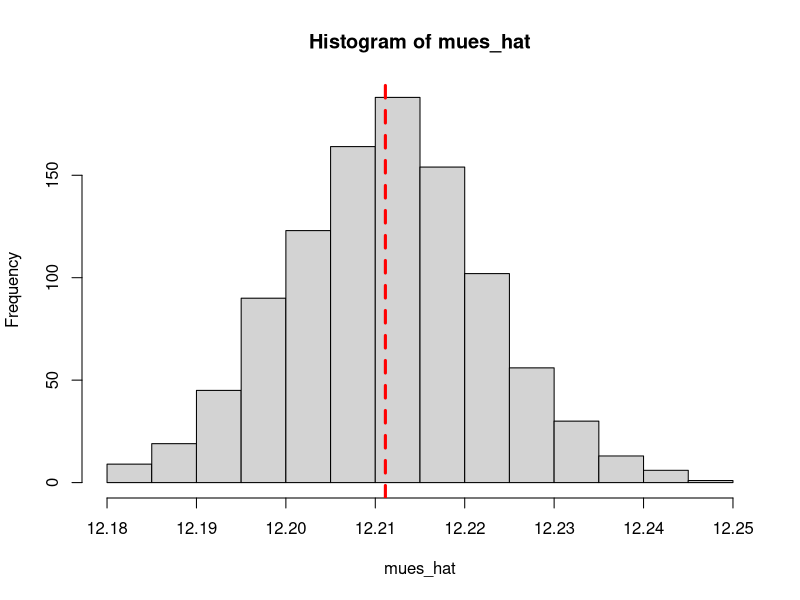

Source code (R): (Note: this script raises an error after producing the figure.)
library("tidyverse")
library("broom")
library("viridis")
library("readr") 

setwd(
  "~/Library/Mobile Documents/com~apple~CloudDocs/Teaching/ISUC/gentle-ggplot2/data/")

# leer archivo csv
data_casen_csv <- read_csv("sample_casen2017.csv")

data_casen_csv <- data_casen_csv %>% mutate(y = log(ytotcor)) %>% drop_na(y)
# media y sd en muestra
stats <- c(mu= mean(data_casen_csv$y), sd= sd(data_casen_csv$y)); stats

n = length(data_casen_csv$y)

set.seed(13232)


#  Demonstration of the distrution of mu_hat across 1000 samples of size n.

mues_hat = NULL

for (i in 1:1000) {
  
  una_muestra <- rnorm(n,stats["mu"],stats["sd"] )
  mu_hat <- mean(una_muestra) 
  mues_hat <- c(mues_hat,mu_hat)
  
}


# Mean and SD of mu_hat 

mean_mu_hat <- mean(mues_hat)
sd_mu_hat  <- sd(mues_hat)

# mean of mu_hat  = mu
mean_mu_hat; stats["mu"]

# sd of mu_hat  = sigma/sqrt(n)
sd_mu_hat; stats["sd"]/sqrt(n)

# Distribution of mu_hat: approximately normal
hist(mues_hat)
abline(v = mean(mues_hat), col="red", lwd=3, lty=2)


# 95% confidence interval

quantile(mues_hat, p=c(0.025,0.975))
ci = stats["mu"] + c(-1.96,1.96)*se; ci

